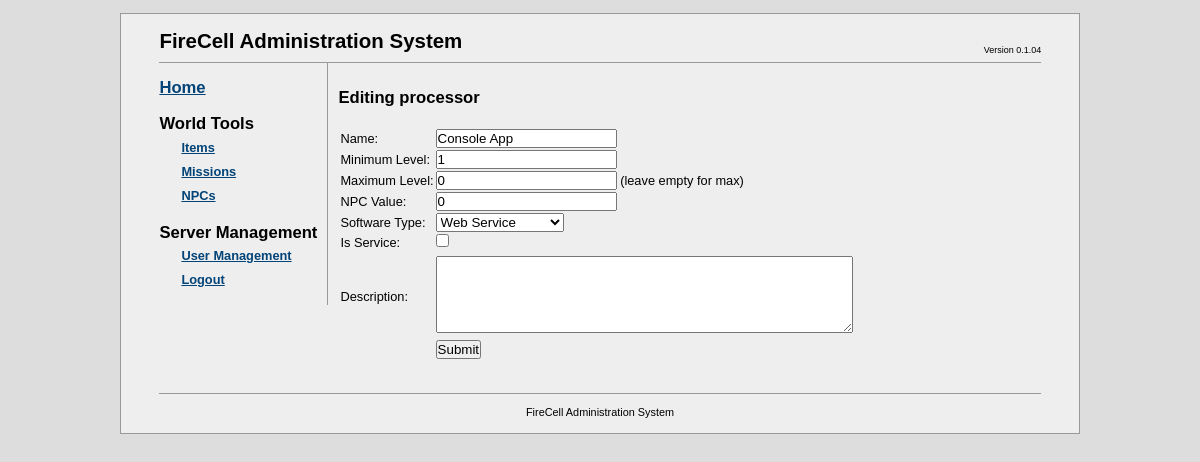
Screenshot of /fcadmin/?a=items&i=29&t=6 (signed in) with the database file from the repository.
### tables this page shows
CREATE TABLE `fc_items` (
  `item_id` bigint(20) unsigned NOT NULL AUTO_INCREMENT,
  `item_name` char(64) DEFAULT NULL,
  `itemtype_id` int(10) unsigned NOT NULL COMMENT 'type of item (tb_itemtypes)',
  `object_id` bigint(20) unsigned NOT NULL COMMENT 'ID of the object in the table corresponding to the item type',
  `description` text,
  `min_level` int(10) unsigned NOT NULL COMMENT 'minimum level that this item can be created for',
  `max_level` int(10) unsigned DEFAULT NULL COMMENT 'maximum level that this item can be created for',
  `npc_value` bigint(20) unsigned NOT NULL COMMENT 'Items NPC value',
  PRIMARY KEY (`item_id`)
);

### fcadmin/db/mysqldb.php (called while the page is built, shortened)
<?php
class MySQLDB
{
	private $link = NULL;
	public function Connect($server, $dbname, $user, $password)
	{
		$result = false;
		$this->link = mysql_pconnect($server, $user, $password);
		if ( $this->link != NULL )
		{
			$result = true;
		}
		return $result;
	}
	public function Execute($query)
	{
		$result = NULL;
		if ( $this->link != NULL )
		{
			$result = mysql_query($query, $this->link);
		}
		return $result;
	}
}
?>

### fcadmin/apps/itemmanager.php (the view, shortened to what this page needs)
<?php
class ItemsManagerApp implements IFCAdminApp
{
  private $db = NULL;
  private $itemAction = NULL;
  private $itemData = NULL;
  private $itemType = NULL;
  private $objectData = NULL;
  public function init($db)
  {
    $this->db = $db;
    $this->itemAction = $_GET["i"];
    switch ( $this->itemAction )
    {
      default:
          $this->itemType = $_GET["t"];
          if ( $this->itemAction > -1 )
          {
            $this->LoadItem( $this->itemAction );
          }
        break;
    }
    return true;
  }
  public function render()
  {
    switch ( $this->itemAction )
    {
      default:
        $this->render_itemform($this->itemAction);
        break;
    }
  }
  private function render_itemform($itemID)
  {
    switch ( $this->itemType )
    {
      case  constant("ItemsManagerapp::ITEMTYPE_SOFTWARE"):
        $this->render_software_form($itemID);
        break;
    }
  }
  private function render_software_form($itemID)
  {
    $userAction = ($itemID == -1 ? "additem" : "edititem");
    $itemName = NULL;
    $minLevel = 1;
    $maxLevel = NULL;
    $npcValue = 0;
    $description = NULL;
    $softwareTypeID = 0;
    $is_service = 0;
    if ( $itemID != -1 )
    {
      $itemName = $this->itemData->name;
      $minLevel = $this->itemData->min_level;
      $maxLevel = ($this->itemData->max_level == "Max" ? NULL : $this->itemData->max_level);
      $npcValue = $this->itemData->npc_value;
      $description = $this->itemData->description;
      $softwareTypeID = $this->objectData->software_type;
      $is_service = $this->objectData->is_service;
    }
    echo "<h2>".($itemID == -1 ? "Adding " : "Editing ")." processor</h2><br/>";
echo <<<FORMDEF
    <form name="$userAction" method="post" action="actions/$userAction.php">
      <input type="hidden" name="item_type" value="1" />
      <table>
        <tr>
          <td>Name:</td>
          <td><input type="text" name="item_name" value="$itemName" /></td>
        </tr>
        <tr>
          <td>Minimum Level:</td>
          <td><input type="text" name="min_level" value="$minLevel" /></td>
        </tr>
        <tr>
          <td>Maximum Level:</td>
          <td><input type="text" name="max_level" value="$maxLevel" /> (leave empty for max)</td>
        </tr>
        <tr>
          <td>NPC Value:</td>
          <td><input type="text" name="npc_value" value="$npcValue" /></td>
        </tr>
        <tr>
          <td>Software Type:</td>
          <td>
            <select>
FORMDEF;
            for ( $i = 1; $i < 7; $i++ )
            {
              echo "<option id=\"$i\"";
              if ( $i == $softwareTypeID )
                echo "selected=\"true\"";
              echo ">";
              switch ( $i )
              {
              case  constant("Software::SWT_WEBSERVICE"):
                echo "Web Service";
                break;
              case  constant("Software::SWT_FTPSERVICE"):
                echo "FTP Service";
                break;
              case  constant("Software::SWT_SSHSERVICE"):
                echo "SSH Service";
                break;
              case  constant("Software::SWT_BANKINGSERVICE"):
                echo "Banking Service";
                break;
              case  constant("Software::SWT_DBSERVICE"):
                echo "Database Service";
                break;
              case  constant("Software::SWT_MAILSERVICE"):
                echo "Mail Service";
                break;
              }
              echo "</option>";
            }
echo <<<FORMDEF
            </select>
          <!--
            <input type="text" name="software_type" value="$softwareTypeID" />
          -->
          </td>
        </tr>
        <tr>
          <td>Is Service:</td>
          <td><input type="checkbox" name="is_service"
FORMDEF;
        if ( $is_service )
          echo "checked=\"yes\" ";
echo <<<FORMDEF
             /></td>
        </tr>
        <tr>
FORMDEF;
echo <<<FORMDEF
        </tr>
        <tr>
          <td>Description:</td>
          <td><textarea name="description" cols="50" rows="5">$description</textarea></td>
        </tr>
        <tr>
          <td></td>
          <td><input type="submit" value="Submit" /></td>
        </tr>
      </table>
FORMDEF;
echo <<<FORMDEF
    </form>
FORMDEF;
  }
  private function LoadItem($itemID)
  {
    $query = "SELECT      * ".
             "FROM        fc_items items ".
             "INNER JOIN  fc_itemtypes types ".
             "ON          types.itemtype_id = items.itemtype_id ".
             "WHERE       items.item_id = $itemID";
    $result = $this->db->Execute($query);
    if ( $result != NULL )
    {
      if ( $line = mysql_fetch_array($result, MYSQL_ASSOC) )
        $this->itemData = $this->CreateItemFromRecord($line);
    }
  }
  private function CreateItemFromRecord($record)
  {
    $item = new Item();
    $item->id = $record["item_id"];
    $item->name = $record["item_name"];
    $item->type_id = $record["itemtype_id"];
    $item->object_id = $record["object_id"];
    $item->description = $record["description"];
    $item->min_level = $record["min_level"];
    $item->max_level = ($record["max_level"] == NULL ? "Max" : $record["max_level"]);
    $item->npc_value = $record["npc_value"];
    return $item;
  }
  private function CreateSoftwareFromRecord($record)
  {
    $this->objectData = new Software;
    $this->objectData->software_type = $record["software_type_id"];
    $this->objectData->is_service = $record["is_service"];
  }
}
?>

### fcadmin/css/fcadmin.css (style rules this page uses)
* { margin: 0; padding: 0; }
html { background: #ddd; }
h2 { margin: 0.8em 0 0 0; font-size: 1.3em; font-weight: bold; }

### rows the page displays
fc_items: item_name "Console App", min_level "1", max_level "0", npc_value "0"
